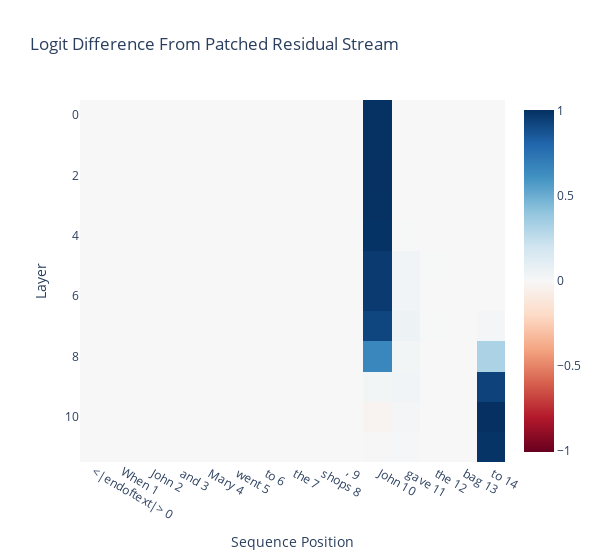

Write notebook code for a chart like this one.
### Code cell
imshow(
    act_patch_resid_pre_own, 
    x=labels, 
    title="Logit Difference From Patched Residual Stream", 
    labels={"x":"Sequence Position", "y":"Layer"},
    width=600 # If you remove this argument, the plot will usually fill the available space
)

### Figure 1 — Plotly figure (JSON) as saved in the notebook; plotly's stock layout.template omitted (floating-point values rounded to 4 significant figures; data arrays with more than 128 entries replaced by an {"elided": "..."} marker saying what was removed)
{"data": [{"coloraxis": "coloraxis", "hovertemplate": "Sequence Position: %{x}<br>Layer: %{y}<br>color: %{z}<extra></extra>", "name": "0", "type": "heatmap", "x": ["<|endoftext|> 0", "When 1", " John 2", " and 3", " Mary 4", " went 5", " to 6", " the 7", " shops 8", ", 9", " John 10", " gave 11", " the 12", " bag 13", " to 14"], "xaxis": "x", "yaxis": "y", "z": {"elided": "12x15 float values"}}], "layout": {"coloraxis": {"cmid": 0, "colorscale": [[0, "rgb(103,0,31)"], [0.1, "rgb(178,24,43)"], [0.2, "rgb(214,96,77)"], [0.3, "rgb(244,165,130)"], [0.4, "rgb(253,219,199)"], [0.5, "rgb(247,247,247)"], [0.6, "rgb(209,229,240)"], [0.7, "rgb(146,197,222)"], [0.8, "rgb(67,147,195)"], [0.9, "rgb(33,102,172)"], [1, "rgb(5,48,97)"]]}, "title": {"text": "Logit Difference From Patched Residual Stream"}, "width": 600, "xaxis": {"anchor": "y", "constrain": "domain", "domain": [0, 1], "scaleanchor": "y", "title": {"text": "Sequence Position"}}, "yaxis": {"anchor": "x", "autorange": "reversed", "constrain": "domain", "domain": [0, 1], "title": {"text": "Layer"}}}}
